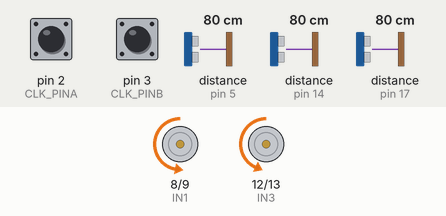
The sketch below on a simulated Arduino Uno, built with avr-gcc and run on an emulated ATmega328P. Parts: motor-driver pin pairs drawn as motors (green arrow = first pin HIGH = forward, orange = second pin HIGH = backward, longer = more drive, scaled by the enable pin). Wiring (inferred from the names in the program): 3 × ultrasonic range finder: trigger pin 4, echo pin 5 / trigger pin 15, echo pin 14 / trigger pin 16, echo pin 17. The inputs (shaded band) are chosen by the test bench; at power-on: distance to the obstacle (sensors on pin 17, pin 5, pin 14) 80 cm, pin 2 (CLK_PINA) HIGH, pin 3 (CLK_PINB) HIGH. The echo pulse lasts 58.3 µs per cm; what the sketch prints to the serial monitor is not drawn.

Above: at 1.2 s.
1.3 s: distance to the obstacle (sensor on pin 17) set to 22 cm
2.8 s: distance to the obstacle (sensor on pin 17) set to 20 cm
At 3.6 s:
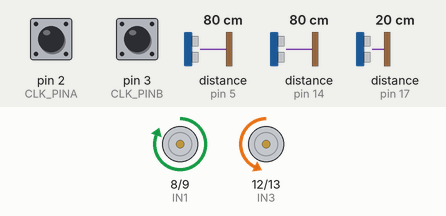
5.8 s: distance to the obstacle (sensor on pin 5) set to 2 cm
At 8.6 s:
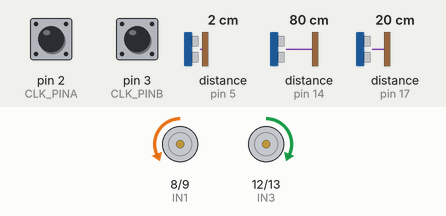
8.8 s: distance to the obstacle (sensor on pin 14) set to 23 cm
11.8 s: distance to the obstacle (sensor on pin 14) set to 18 cm
At 13.7 s:
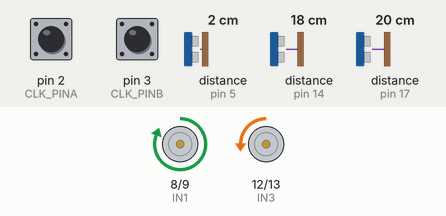
14.8 s: distance to the obstacle (sensor on pin 5) set to 35 cm
Timing chart, 0 to 65.3 s (numbered marks = the images above; inputs shaded):
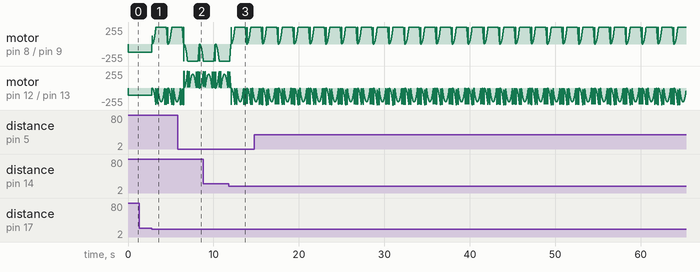

Measured:
- the behaviour switches between 21 and 20 cm on distance to the obstacle (sensor on pin 17) (found by bisection; images 0 and 1)
- the behaviour switches between 21 and 20 cm on distance to the obstacle (sensor on pin 14) (found by bisection; images 2 and 3)

The sketch:

final_code.ino
```cpp
//This code is used to control a vacuum cleaner prototype developed by Bruface program students in Belgium
//                                               +-----+
//                  +----[PWR]-------------------| USB |--+
//                  |                            +-----+  |
//                  |         GND/RST2  [ ][ ]            |
//                  |       MOSI2/SCK2  [ ][ ]  A5/SCL[ ] |
//                  |          5V/MISO2 [ ][ ]  A4/SDA[ ] |
//                  |                             AREF[ ] |
//                  |                              GND[ ] |
//                  | [ ]N/C                    SCK/13[ ] |   Motor left int4
//                  | [ ]IOREF                 MISO/12[ ] |   Motor left int3
//                  | [ ]RST                   MOSI/11[ ]~|   Motor left PWM ENB
//                  | [ ]3V3    +---+               10[ ]~|   Motor right PWM ENA
//                  | [ ]5v    -| A |-               9[ ]~|   Motor right int2
//                  | [ ]GND   -| R |-               8[ ] |   Motor right int1
//                  | [ ]GND   -| D |-                    |
//                  | [ ]Vin   -| U |-               7[ ] |   TRIG 3
//                  |          -| I |-               6[ ]~|   ECHO 3
//                  | [ ]A0    -| N |-               5[ ]~|   TRIG 2
//                  | [ ]A1    -| O |-               4[ ] |   ECHO 2
//                  | [ ]A2     +---+           INT1/3[ ]~|   ENCODER L
// cleanning syst   | [ ]A3                     INT0/2[ ] |   ENCODER R
//          ECHO 4  | [ ]A4/SDA  RST SCK MISO     TX>1[ ] |   TRIG 1
//          TRIG 4  | [ ]A5/SCL  [ ] [ ] [ ]      RX<0[ ] |   ECHO 1
//                  |            [ ] [ ] [ ]              |
//                  |  UNO_R3    GND MOSI 5V  ____________/
//                   \_______________________/
//

//pins for encoders
#define CLK_PINA 2
#define CLK_PINB 3

//pins for motor voltage
#define ENA 10 //right motor input voltage IN1 = HIGH IN2 = LOW to go forward
#define IN1 8
#define IN2 9
#define ENB 11
#define IN3 12
#define IN4 13

//globals for loop control
#define DIRECTION_CW 0   // clockwise direction
#define DIRECTION_CCW 1  // counter-clockwise direction
#define KP 20     //1.03/(2*0.135 )
#define PI 3.14159265358979323846
#define E 0.18
#define RADIUS 0.038

//variables used in the interrupts should be "volatile" type to avoid unexpected behavior
volatile int rotatingCounterA = 0;
volatile int rotatingCounterB = 0;
volatile int numberOfRotationsA = 0;
volatile int numberOfRotationsB = 0;
volatile int directionA = DIRECTION_CW;
volatile int directionB = DIRECTION_CW;
const int numberOfHoles = 20;

//dutycycles of PWM signals
float dcA = 0;
float dcB = 0;

//ultrasonic sensors output and input
const int triggerPin1 = 15;
const int echoPin1 = 14;
const int triggerPin2 = 4;
const int echoPin2 = 5;
const int triggerPin3 = 7;
const int echoPin3 = 6;
const int triggerPin4 = 16;
const int echoPin4 = 17;

//timevariables for each sensors measuring the time the sound signal takes to come back
//sensor 1 is left, 2 is below, 3 is right, 4 is front
long sensorTime1;
long sensorTime2;
long sensorTime4;

//distances between sensors and obstacles
float distanceLeft;
float distanceFront;
float distanceRight;
float minimalDistance = 20;
////////////////////////variables for loop control
float Kp = 0;
float totalAngle = 90;
float distanceTotal = 0;

//length of the rotation displacement spend in acceleration, continous speed and deceleration of motors
float distanceAccel = 0.25;             //const because acc= 1
float distanceDecel = 0.25;             //const because dec= -1
float distanceContinuous = 0;

//time spent in each phase
float accelTime = 1 ;
float decelTime = 1;
float continuousTime = 0;
float totalTime = 0;

float t = 0;
unsigned long t_start = 0;
float t_continuous = 0;
float t_decel = 0;
float ref = 0;
float tolerance = 0.08;

//positions on the wheels in m and degrees
float posA = 0;
float posB = 0;
float posADegree = 0;
float posBDegree = 0;

//errors on the position towards the ref and the total distance
float errorA = 0;
float errorB = 0;
float errorTotalA = 0;
float errorTotalB = 0;

bool stopRotation = 1;

void calcul(){
  distanceTotal = totalAngle * PI/180 * E/2;
  Kp = KP;
  if(distanceTotal>0.5){    //in case the angle chosen by the user is big like 180 or 360
  distanceContinuous = distanceTotal - distanceAccel - distanceDecel;
  continuousTime = distanceContinuous/0.5;
  totalTime = accelTime + decelTime + continuousTime;
  }
  else{
  distanceContinuous = 0;
  continuousTime = 0;
  distanceAccel = distanceTotal/2;
  distanceDecel = distanceTotal/2;
  accelTime  = sqrt(2 * distanceAccel/0.5); //acceleration of motors is 0.5 s/m^2
  decelTime = sqrt(2 * distanceDecel/0.5);
  totalTime = accelTime + decelTime ;
  }
}

//calculates the distances in meters done by prototype
void calculate_posA(){
    posADegree = numberOfRotationsA*360 + (rotatingCounterA)*0.45;
    posA = posADegree*2*PI/360*RADIUS;
}

void calculate_posB(){
    posBDegree = numberOfRotationsB*360 + (rotatingCounterB)*0.45;
    posB = posBDegree*2*PI/360*RADIUS;
}


void regulate(float ref){
    calculate_posA();
    calculate_posB();

    errorA = ref-posA;
    errorB = ref-posB;
    dcA = Kp * errorA;
    dcB = Kp * errorB;
}

//defines the input signal
void accel(){
    ref = 0.5*pow(t,2)/2;  ///2.5000e-07
    regulate(ref);
}

void continuous(){
    t_continuous = t-accelTime;
    ref = 0.5*t_continuous + distanceAccel;
    regulate(ref);
}

void decel(){
    t_decel = t-accelTime-continuousTime;
    ref = -0.5*pow(t_decel,2)/2 + distanceAccel + distanceContinuous + (0.5*accelTime)*t_decel;
    if (ref <0){
      stop();
    }
    regulate(ref);
}

void stop(){
    Serial.println("stop");
    stopRotation = 1;
    dcA = 0.5; //go forward again
    dcB = 0.44;
}

void sample_time(){     //once a turning motion is launched, this function is called and doesn't use the sensors (check sensors is not being called) until the rotation is done
  rotatingCounterA = 0; //initializing all the variables for the regulation
  rotatingCounterB = 0;
  numberOfRotationsA = 0;
  numberOfRotationsB = 0;
  posA = 0;
  posB = 0;
  posADegree = 0;
  posBDegree = 0;
  t = 0;
  t_start = millis();
  while(!stopRotation){
    t = 0.001*(millis()-t_start);
    Serial.println("t=");
    Serial.println(t);

    errorTotalA = distanceTotal-posA;
    errorTotalB = distanceTotal-posB;
    if ( (errorTotalA > tolerance) || (errorTotalB > tolerance) ){
        if (t<accelTime && t>=0){
          accel();
        }
        else if(t<(continuousTime+ accelTime)){
          continuous();
        }
        else if(t>(accelTime +continuousTime)){
          decel();
        }
        analogWrite(ENA, dcA*255);
        analogWrite(ENB, dcB*255);
    }
    else{
        stop(); //we stop once one of the wheels is close enough to its destination
    }
  }
}


//interrupt functions called on rising edge of pin 2 and 3 (each time a hole passes in front of the encoder)
void ISR_encoderA() {
  rotatingCounterA = rotatingCounterA + 1 ;
  if(rotatingCounterA == 800){
    numberOfRotationsA = numberOfRotationsA + 1;
    rotatingCounterA = 0;
  }
}

void ISR_encoderB() {
  rotatingCounterB = rotatingCounterB +1;
  if(rotatingCounterB == 800){
    numberOfRotationsB = numberOfRotationsB + 1;
    rotatingCounterB = 0;
  }
}


////////////////////////////////////////////////////////////////

void setup() {

  Serial.begin(9600);

  // configure encoder pins as inputs
  pinMode(CLK_PINA, INPUT);
  pinMode(CLK_PINB, INPUT);

  // use interrupt for CLK pin is enough
  // call ISR_encoderChange() when CLK pin changes from LOW to HIGH
  attachInterrupt(digitalPinToInterrupt(CLK_PINA), ISR_encoderA, RISING);
  attachInterrupt(digitalPinToInterrupt(CLK_PINB), ISR_encoderB, RISING);
  /////putting the change of directions


  //set the sensors' pins as output and input
  pinMode(triggerPin1, OUTPUT);
  pinMode(triggerPin2, OUTPUT);
  pinMode(triggerPin3, OUTPUT);
  pinMode(triggerPin4, OUTPUT);
  pinMode(echoPin1, INPUT);
  pinMode(echoPin2, INPUT);
  pinMode(echoPin3, INPUT);
  pinMode(echoPin4, INPUT);

  pinMode(IN1, OUTPUT);
  pinMode(IN2, OUTPUT);
  pinMode(ENA, OUTPUT);
  pinMode(IN3, OUTPUT);
  pinMode(IN4, OUTPUT);
  pinMode(ENB, OUTPUT);

  calcul();

}

void turn_right(){
  stopRotation = 0;
  //right wheel goes backward
  digitalWrite(IN1, HIGH);
  digitalWrite(IN2, LOW);
  //left wheel goes forward
  digitalWrite(IN3, LOW);
  digitalWrite(IN4, HIGH);
  sample_time();
}

void turn_left(){
  stopRotation = 0;
  //right wheel goes forward
  digitalWrite(IN1, LOW);
  digitalWrite(IN2, HIGH);
  //left wheel goes  backward
  digitalWrite(IN3, HIGH);
  digitalWrite(IN4, LOW);
  sample_time();
}


void check_sensors() {

  //1. continuously checks the sensors for obstacle

  //sensor1 =
  digitalWrite(triggerPin1, LOW);    //first restart the trigger pin
  delayMicroseconds(2);              //wait of 2µs
  digitalWrite(triggerPin1, HIGH);
  delayMicroseconds(10);             //sends the ultrasonic wave during 10µs
  digitalWrite(triggerPin1, LOW);
  sensorTime1 = pulseIn(echoPin1, HIGH);
  distanceLeft = sensorTime1 * 0.034 / 2;   // transform into centimers

  //sensor2 = right
  digitalWrite(triggerPin2, LOW);    //first restart the trigger pin
  delayMicroseconds(2);              //wait of 2µs
  digitalWrite(triggerPin2, HIGH);
  delayMicroseconds(10);             //sends the ultrasonic wave during 10µs
  digitalWrite(triggerPin2, LOW);
  sensorTime2 = pulseIn(echoPin2, HIGH);
  distanceRight = sensorTime2 * 0.034 / 2;

   //sensor4 = front
  digitalWrite(triggerPin4, LOW);    //first restart the trigger pin
  delayMicroseconds(2);              //wait of 2µs
  digitalWrite(triggerPin4, HIGH);
  delayMicroseconds(10);             //sends the ultrasonic wave during 10µs
  digitalWrite(triggerPin4, LOW);
  sensorTime4 = pulseIn(echoPin4, HIGH);
  distanceFront = sensorTime4 * 0.034 / 2;

  //2. moving in function of sensor results

  if (distanceFront <= minimalDistance && distanceFront > 1){
    //obstacle in front: we're gonna start spinning
    //if obstacle is on the left and front turn right
    if (distanceLeft <= minimalDistance && distanceRight > minimalDistance){
      Serial.println("turnin right");
      turn_right();
    }
    //if obstacle is on the right and front turn left
    else if (distanceLeft > minimalDistance && distanceRight <= minimalDistance){
      Serial.println("turnin left");
      turn_left();
    }
    else{
      turn_right();       //turns right if only an obstacle in front to make circles in the room
    }
  }
  else{
    // wheels go forward if no obstacle, motors don't have the same dynamics so these values ensure that we stay on a more or less straight line
    dcA = 0.5;
    dcB = 0.44;
    digitalWrite(IN1, LOW);
    digitalWrite(IN2, HIGH);
    digitalWrite(IN3, LOW);
    digitalWrite(IN4, HIGH);
    analogWrite(ENA, dcA*255);
    analogWrite(ENB, dcB*255);

  }
}


void loop() {
     check_sensors();
}
```
